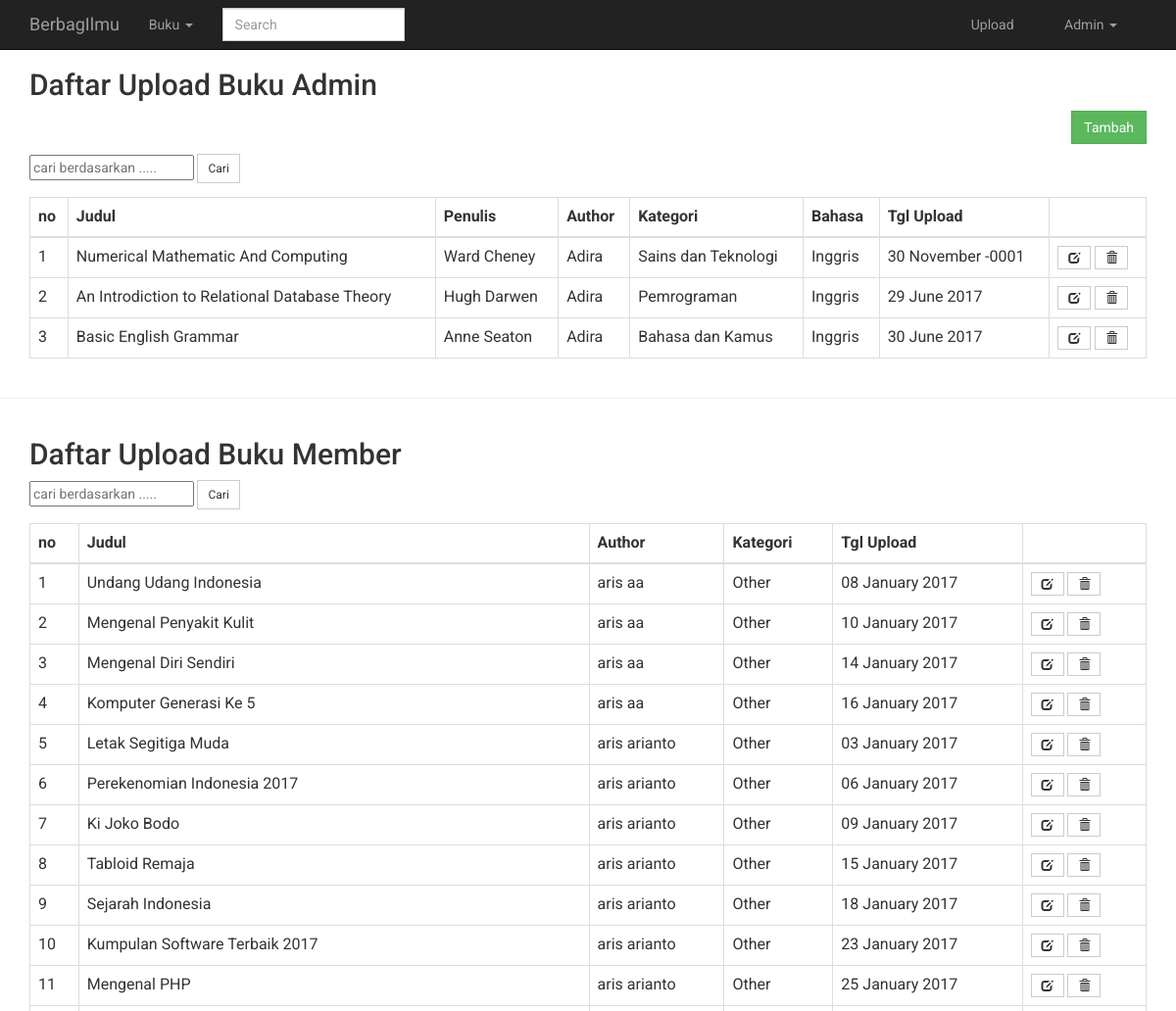
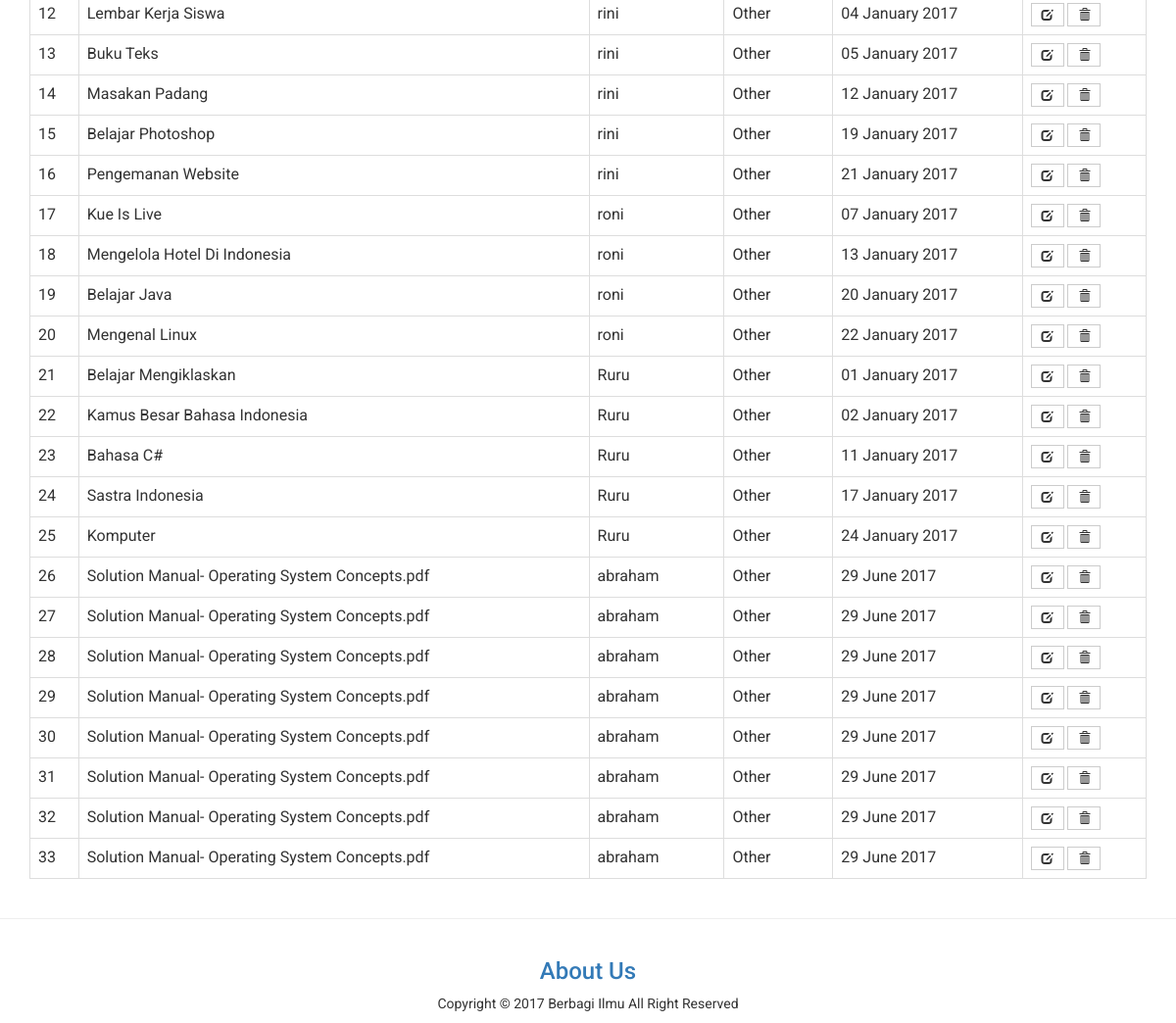
/admin/buku.php (signed in), run on the app's committed database (2 pictures, top to bottom).
### tables this page shows
CREATE TABLE `buku_admin` (
  `buku_id` varchar(5) NOT NULL,
  `buku_judul` varchar(50) DEFAULT NULL,
  `buku_penulis` varchar(30) DEFAULT NULL,
  `buku_author` smallint(3) DEFAULT NULL,
  `buku_kategori` varchar(10) DEFAULT NULL,
  `buku_bahasa` varchar(10) DEFAULT NULL,
  `tanggal_upload` date DEFAULT NULL,
  PRIMARY KEY (`buku_id`),
  KEY `fk_author` (`buku_author`),
  KEY `fk_kategori` (`buku_kategori`),
  CONSTRAINT `fk_author` FOREIGN KEY (`buku_author`) REFERENCES `admin` (`admin_id`) ON DELETE CASCADE ON UPDATE CASCADE,
  CONSTRAINT `fk_kategori` FOREIGN KEY (`buku_kategori`) REFERENCES `kategori` (`kategori_id`) ON DELETE CASCADE ON UPDATE CASCADE
);

CREATE TABLE `kategori` (
  `kategori_id` varchar(10) NOT NULL,
  `kategori_jenis` varchar(30) DEFAULT NULL,
  PRIMARY KEY (`kategori_id`)
);

CREATE TABLE `buku` (
  `buku_id` smallint(3) NOT NULL AUTO_INCREMENT,
  `buku_judul` varchar(50) DEFAULT NULL,
  `buku_author` smallint(3) DEFAULT NULL,
  `buku_kategori` varchar(10) DEFAULT NULL,
  `tanggal_upload` date DEFAULT NULL,
  PRIMARY KEY (`buku_id`),
  KEY `fk_member` (`buku_author`),
  KEY `fk_kategori_member` (`buku_kategori`),
  CONSTRAINT `fk_kategori_member` FOREIGN KEY (`buku_kategori`) REFERENCES `kategori` (`kategori_id`) ON DELETE CASCADE ON UPDATE CASCADE,
  CONSTRAINT `fk_member` FOREIGN KEY (`buku_author`) REFERENCES `member` (`member_id`) ON DELETE CASCADE ON UPDATE CASCADE
);

CREATE TABLE `member` (
  `member_id` smallint(3) NOT NULL AUTO_INCREMENT,
  `member_nama` varchar(20) DEFAULT NULL,
  `member_jk` varchar(1) DEFAULT NULL,
  `member_ttl` varchar(20) DEFAULT NULL,
  `member_tglahir` date DEFAULT NULL,
  `member_alamat` varchar(50) DEFAULT NULL,
  `member_tlp` decimal(13,0) DEFAULT NULL,
  `member_username` varchar(20) DEFAULT NULL,
  `member_email` varchar(40) DEFAULT NULL,
  `member_password` varchar(40) DEFAULT NULL,
  `member_foto` varchar(40) DEFAULT NULL,
  PRIMARY KEY (`member_id`)
);

### admin/buku.php (the view, shortened to what this page needs)
<head>
<?php
  include 'header.php';
?>
<?php
  if (!empty($_SESSION['admin_email']))
  {
?>
<div class="container">
  <h2>Daftar Upload Buku Admin</h2>
  <p align="right"><a href="upload.php" class="btn btn-success">Tambah</a></p>
  <form action="cari.php?cari=buku_admin" method="POST">
  <input type="text" name="cari" placeholder="cari berdasarkan ..... "></input>
  <input type="submit" class="btn btn-sm btn-default" value="Cari"></input>
  </form>
<table id="mytable" class="table table-bordered">
    <thead>
      <th>no</th>
      <th>Judul</th>
      <th>Penulis</th>
      <th>Author</th>
      <th>Kategori</th>
      <th>Bahasa</th>
      <th>Tgl Upload</th>
      <th></th>
    </thead>
<?php
  $no = 0;
  $sql=mysqli_query($link,"SELECT buku_admin.*,admin.admin_nama,kategori.kategori_jenis FROM buku_admin,admin,kategori WHERE buku_admin.buku_author=admin.admin_id AND buku_admin.buku_kategori=kategori.kategori_id");
  while($r=mysqli_fetch_array($sql)){
  $no++;
?>
  <tr>
      <td><?php echo $no; ?></td>
      <td><?php echo  $r['buku_judul']; ?></td>
      <td><?php echo  $r['buku_penulis']; ?></td>
      <td><?php echo  $r['admin_nama']; ?></td>
      <td><?php echo  $r['kategori_jenis']; ?></td>
      <td><?php echo  $r['buku_bahasa']; ?></td>
      <td><?php echo  date('d F Y',strtotime($r['tanggal_upload'])); ?></td>
      <td>
        <a href="#" title="Edit" class='open_buku_admin btn btn-sm btn-default' id='<?php echo  $r['buku_id']; ?>' ><span class="glyphicon glyphicon-edit"></span></a>
        <a href="#" class="btn btn-sm btn-default" onclick="confirm_buku_admin('proses_delete.php?&buku_admin=<?php echo  $r['buku_id']; ?>');"><span class="glyphicon glyphicon-trash"></span></a>
      </td>
  </tr>
<?php } ?>
</table>
</div>
<hr>
<div class="container">
  <h2>Daftar Upload Buku Member</h2>
  <form action="cari.php?cari=buku_member" method="POST">
  <input type="text" name="cari" placeholder="cari berdasarkan ..... "></input>
  <input type="submit" class="btn btn-sm btn-default" value="Cari"></input>
  </form>
<table id="mytable" class="table table-bordered">
    <thead>
      <th>no</th>
      <th>Judul</th>
      <th>Author</th>
      <th>Kategori</th>
      <th>Tgl Upload</th>
      <th></th>
    </thead>
<?php
  $no = 0;
  $sql=mysqli_query($link,"SELECT buku.*,member.member_nama,kategori.kategori_jenis FROM buku,member,kategori WHERE buku.buku_author=member.member_id AND buku.buku_kategori=kategori.kategori_id");
  while($r=mysqli_fetch_array($sql)){
  $no++;
?>
  <tr>
      <td><?php echo $no; ?></td>
      <td><?php echo  $r['buku_judul']; ?></td>
      <td><?php echo  $r['member_nama']; ?></td>
      <td><?php echo  $r['kategori_jenis']; ?></td>
      <td><?php echo  date('d F Y',strtotime($r['tanggal_upload'])); ?></td>
      <td>
        <a href="#" title="Edit" class='open_buku_member btn btn-sm btn-default' id='<?php echo  $r['buku_id']; ?>' ><span class="glyphicon glyphicon-edit"></span></a>
        <a href="#" class="btn btn-sm btn-default" onclick="confirm_buku_member('proses_delete.php?&buku_member=<?php echo  $r['buku_id']; ?>');"><span class="glyphicon glyphicon-trash"></span></a>
      </td>
  </tr>
<?php } ?>
</table>
</div>
<?php
  };
?>
<?php
  include "footer.php";
?>

### admin/header.php (shortened to what this page needs)
<!DOCTYPE html>
<html lang="en">
<head>
<?php
  include 'config.php';
?>
    <link href="../css/bootstrap.css" rel="stylesheet">
    <link href="../css/bootstrap.min.css" rel="stylesheet">
    <link href="../css/modern-business.css" rel="stylesheet">
    <link href="../css/modal-login.css" rel="stylesheet">
    <link href="../font-awesome/css/font-awesome.min.css" rel="stylesheet" type="text/css">
    <link href="../datatables/css/jquery.dataTables.css" rel="stylesheet" type="text/css" >
</head>
<body>
    <nav class="navbar navbar-inverse navbar-fixed-top" role="navigation">
        <div class="container">
            <div class="navbar-header">
				<a href="index.php" class="navbar-brand">BerbagIlmu</a>
			</div>
            <div class="collapse navbar-collapse" id="bs-example-navbar-collapse-1">
				<ul class="nav navbar-nav">
					<li class="dropdown">
						<a data-toggle="dropdown" class="dropdown-toggle" href="#">Buku <b class="caret"></b></a>
					</li>
				</ul>
				<form role="search" class="navbar-form navbar-left" method="post" action="cari.php">
					<div class="form-group">
						<input type="text" placeholder="Search" class="form-control" name="txt_cari">
					</div>
				</form>
                <?php
                if((empty($_SESSION['member_email']))AND(empty($_SESSION['admin_email'])))
                {
                ?>
                <ul class="nav navbar-nav navbar-right">
                <li class="dropdown">
                    <a href="#" class="dropdown-toggle" data-toggle="dropdown" role="button" aria-haspopup="true" aria-expanded="false">
                    <i class="fa fa-user-times fa-fw"></i>
                    Hello, Guest
                    <span class="caret"></span>
                    </a>
                    <ul class="dropdown-menu">
                    <li>
                        <a href="login.php">
                        <i class="fa fa-sign-in fa-fw"></i>
                        Login
                        </a>
                    </li>
                    <li>
                        <a href="daftar.php">
                        <i class="fa fa-pencil fa-fw"></i>
                        Register
                        </a>
                    </li>
                    </ul>
                </li>
                </ul>
              <?php
              }
                    else
              if(!empty($_SESSION['admin_email']))
              {
                $admin_email = $_SESSION['admin_email'];
                $query_validasi = mysqli_query($link,"SELECT * FROM admin WHERE admin_email = '$admin_email'");
                $ambil = mysqli_fetch_assoc($query_validasi);
                extract($ambil);
                ?>
                <ul class="nav navbar-nav navbar-right">
                <li><a href="upload.php">Upload</a></li>
                <li class="dropdown">
                    <a href="#" class="dropdown-toggle" data-toggle="dropdown" role="button" aria-haspopup="true" aria-expanded="false">
                    <?php echo ucwords($admin_username); ?>
                    <span class="caret"></span>
                    </a>
                </li>
                </ul>
                <?php
              };
                ?>
            </div>
        </div>
    </nav>

### css/modern-business.css (style rules this page uses)
html, body { height: 100%; }
body { padding-top: 50px; }

### css/modal-login.css (style rules this page uses)
* { font-family: 'Roboto', sans-serif; }
.btn { border-radius: 0px; }
.glyphicon { top: 0px; }
.form-control { border-radius: 0px; }

### admin/header.php (style rules this page uses)
.navbar-nav.navbar-right:last-child { margin-right: 15px !important; }

### data on the page
buku_admin: buku_judul "Numerical Mathematic And Computing", buku_penulis "Ward Cheney", buku_author.admin_nama "Adira", buku_kategori.kategori_jenis "Sains dan Teknologi", buku_bahasa "Inggris", tanggal_upload "30 November -0001"
buku_admin: buku_judul "An Introdiction to Relational Database Theory", buku_penulis "Hugh Darwen", buku_author.admin_nama "Adira", buku_kategori.kategori_jenis "Pemrograman", buku_bahasa "Inggris", tanggal_upload "29 June 2017"
buku_admin: buku_judul "Basic English Grammar", buku_penulis "Anne Seaton", buku_author.admin_nama "Adira", buku_kategori.kategori_jenis "Bahasa dan Kamus", buku_bahasa "Inggris", tanggal_upload "30 June 2017"
buku: buku_judul "Undang Udang Indonesia", buku_author.member_nama "aris aa", buku_kategori.kategori_jenis "Other", tanggal_upload "08 January 2017"
buku: buku_judul "Mengenal Penyakit Kulit", buku_author.member_nama "aris aa", buku_kategori.kategori_jenis "Other", tanggal_upload "10 January 2017"
buku: buku_judul "Mengenal Diri Sendiri", buku_author.member_nama "aris aa", buku_kategori.kategori_jenis "Other", tanggal_upload "14 January 2017"
buku: buku_judul "Komputer Generasi Ke 5", buku_author.member_nama "aris aa", buku_kategori.kategori_jenis "Other", tanggal_upload "16 January 2017"
buku: buku_judul "Letak Segitiga Muda", buku_author.member_nama "aris arianto", buku_kategori.kategori_jenis "Other", tanggal_upload "03 January 2017"
buku: buku_judul "Perekenomian Indonesia 2017", buku_author.member_nama "aris arianto", buku_kategori.kategori_jenis "Other", tanggal_upload "06 January 2017"
buku: buku_judul "Ki Joko Bodo", buku_author.member_nama "aris arianto", buku_kategori.kategori_jenis "Other", tanggal_upload "09 January 2017"
buku: buku_judul "Tabloid Remaja", buku_author.member_nama "aris arianto", buku_kategori.kategori_jenis "Other", tanggal_upload "15 January 2017"
buku: buku_judul "Sejarah Indonesia", buku_author.member_nama "aris arianto", buku_kategori.kategori_jenis "Other", tanggal_upload "18 January 2017"
buku: buku_judul "Kumpulan Software Terbaik 2017", buku_author.member_nama "aris arianto", buku_kategori.kategori_jenis "Other", tanggal_upload "23 January 2017"
buku: buku_judul "Mengenal PHP", buku_author.member_nama "aris arianto", buku_kategori.kategori_jenis "Other", tanggal_upload "25 January 2017"
buku: buku_judul "Lembar Kerja Siswa", buku_author.member_nama "rini", buku_kategori.kategori_jenis "Other", tanggal_upload "04 January 2017"
buku: buku_judul "Buku Teks", buku_author.member_nama "rini", buku_kategori.kategori_jenis "Other", tanggal_upload "05 January 2017"
buku: buku_judul "Masakan Padang", buku_author.member_nama "rini", buku_kategori.kategori_jenis "Other", tanggal_upload "12 January 2017"
buku: buku_judul "Belajar Photoshop", buku_author.member_nama "rini", buku_kategori.kategori_jenis "Other", tanggal_upload "19 January 2017"
buku: buku_judul "Pengemanan Website", buku_author.member_nama "rini", buku_kategori.kategori_jenis "Other", tanggal_upload "21 January 2017"
buku: buku_judul "Kue Is Live", buku_author.member_nama "roni", buku_kategori.kategori_jenis "Other", tanggal_upload "07 January 2017"
buku: buku_judul "Mengelola Hotel Di Indonesia", buku_author.member_nama "roni", buku_kategori.kategori_jenis "Other", tanggal_upload "13 January 2017"
buku: buku_judul "Belajar Java", buku_author.member_nama "roni", buku_kategori.kategori_jenis "Other", tanggal_upload "20 January 2017"
buku: buku_judul "Mengenal Linux", buku_author.member_nama "roni", buku_kategori.kategori_jenis "Other", tanggal_upload "22 January 2017"
buku: buku_judul "Belajar Mengiklaskan", buku_author.member_nama "Ruru", buku_kategori.kategori_jenis "Other", tanggal_upload "01 January 2017"
buku: buku_judul "Kamus Besar Bahasa Indonesia", buku_author.member_nama "Ruru", buku_kategori.kategori_jenis "Other", tanggal_upload "02 January 2017"
buku: buku_judul "Bahasa C#", buku_author.member_nama "Ruru", buku_kategori.kategori_jenis "Other", tanggal_upload "11 January 2017"
buku: buku_judul "Sastra Indonesia", buku_author.member_nama "Ruru", buku_kategori.kategori_jenis "Other", tanggal_upload "17 January 2017"
buku: buku_judul "Komputer", buku_author.member_nama "Ruru", buku_kategori.kategori_jenis "Other", tanggal_upload "24 January 2017"
buku: buku_judul "Solution Manual- Operating System Concepts.pdf", buku_author.member_nama "abraham", buku_kategori.kategori_jenis "Other", tanggal_upload "29 June 2017"
buku: buku_judul "Solution Manual- Operating System Concepts.pdf", buku_author.member_nama "abraham", buku_kategori.kategori_jenis "Other", tanggal_upload "29 June 2017"
buku: buku_judul "Solution Manual- Operating System Concepts.pdf", buku_author.member_nama "abraham", buku_kategori.kategori_jenis "Other", tanggal_upload "29 June 2017"
buku: buku_judul "Solution Manual- Operating System Concepts.pdf", buku_author.member_nama "abraham", buku_kategori.kategori_jenis "Other", tanggal_upload "29 June 2017"
buku: buku_judul "Solution Manual- Operating System Concepts.pdf", buku_author.member_nama "abraham", buku_kategori.kategori_jenis "Other", tanggal_upload "29 June 2017"
buku: buku_judul "Solution Manual- Operating System Concepts.pdf", buku_author.member_nama "abraham", buku_kategori.kategori_jenis "Other", tanggal_upload "29 June 2017"
buku: buku_judul "Solution Manual- Operating System Concepts.pdf", buku_author.member_nama "abraham", buku_kategori.kategori_jenis "Other", tanggal_upload "29 June 2017"
buku: buku_judul "Solution Manual- Operating System Concepts.pdf", buku_author.member_nama "abraham", buku_kategori.kategori_jenis "Other", tanggal_upload "29 June 2017"

### other printed values
$admin_username "Admin"
